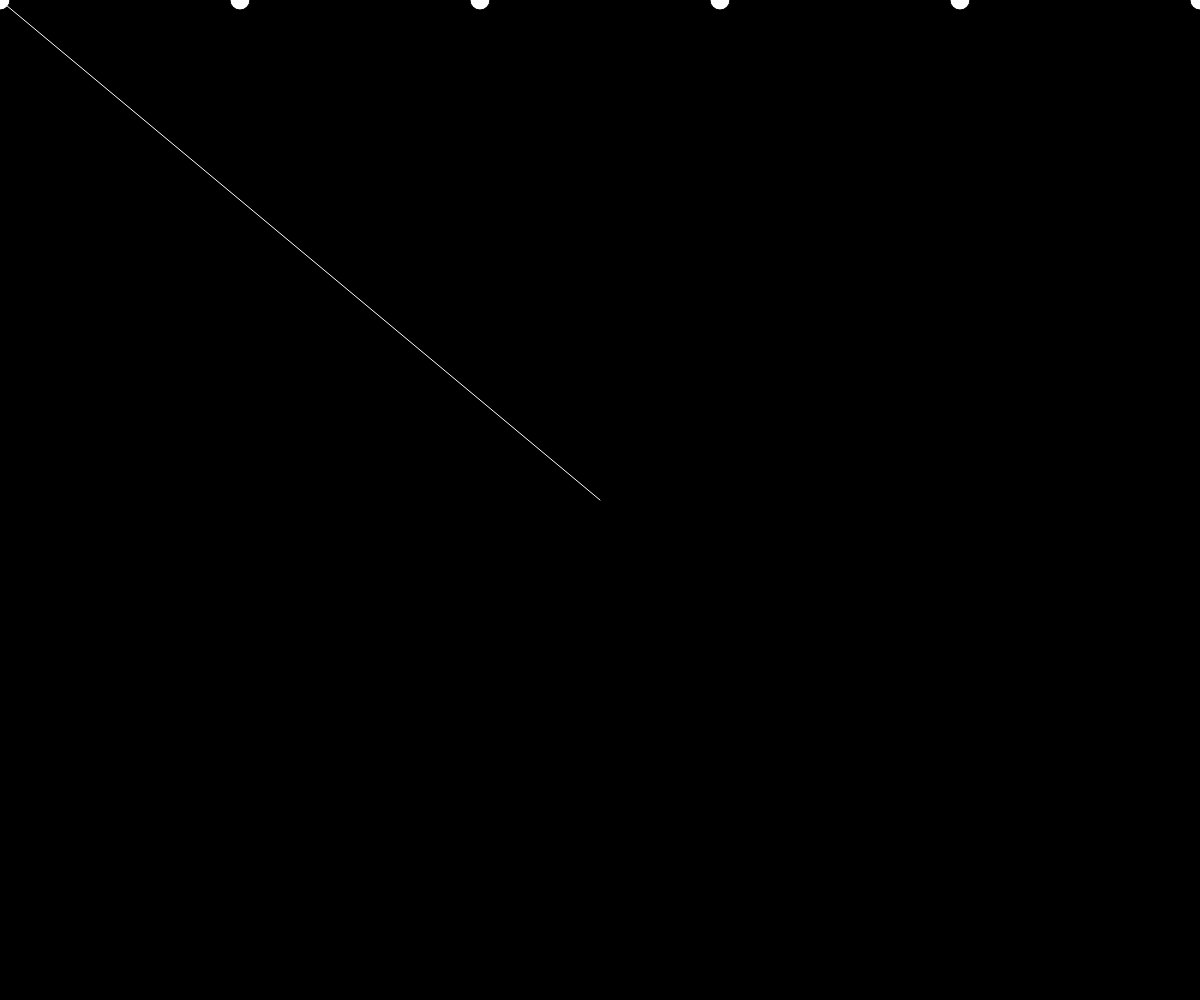
Frame 1 (no input)
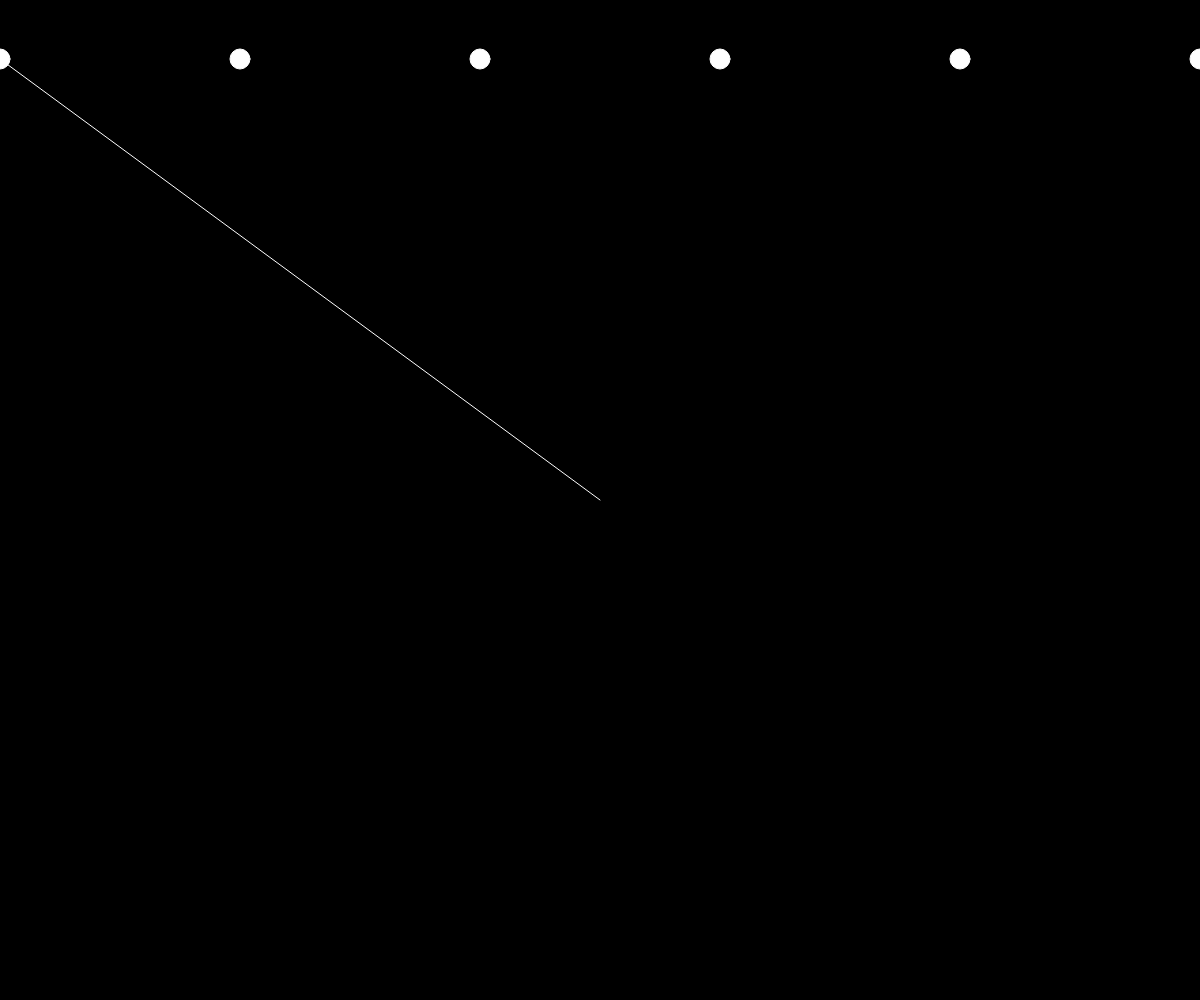
Frame 60 (no input)
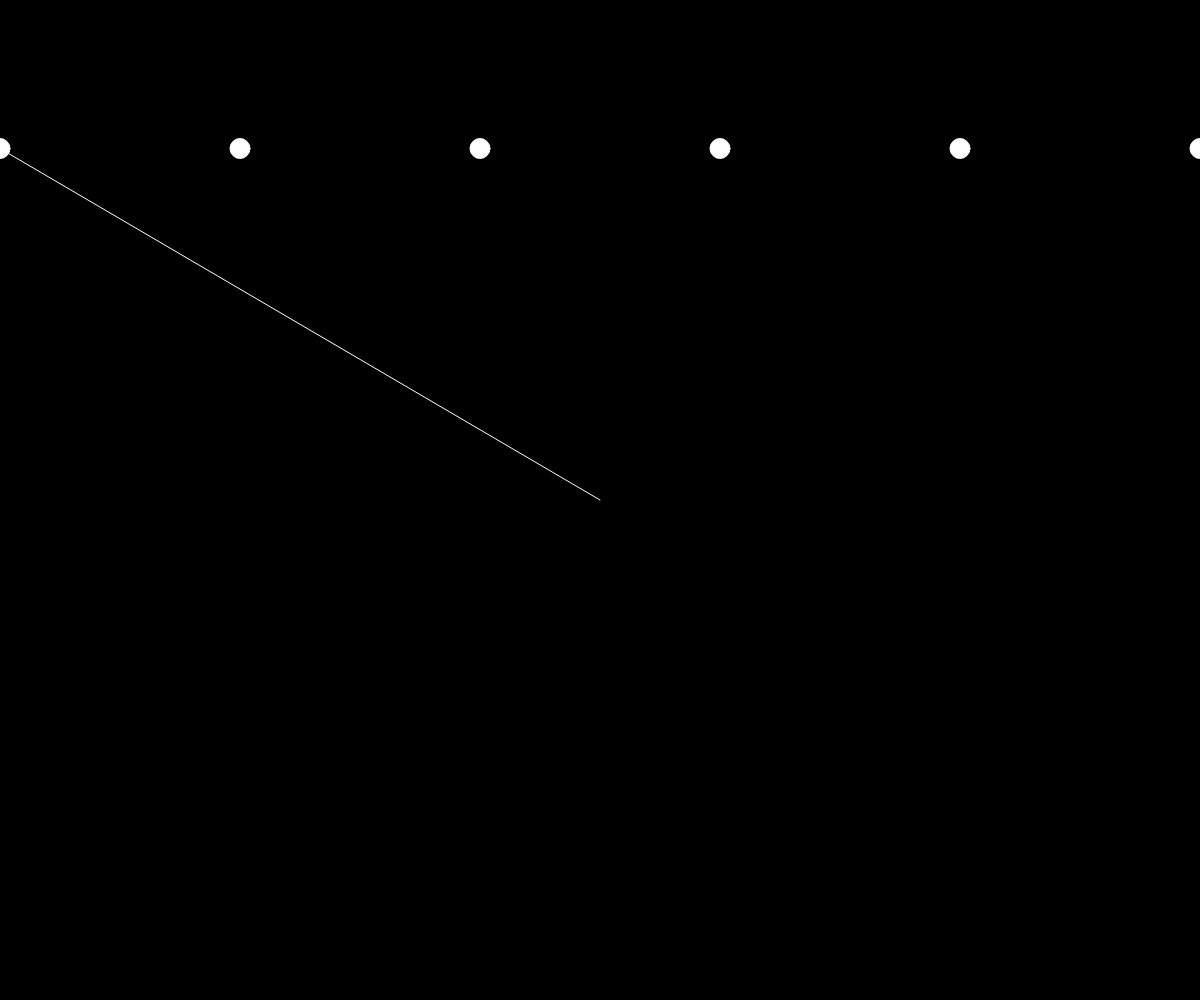
Frame 120 (the mouse pressed at the canvas centre since frame 60)

The p5.js sketch that drew these frames (run headless with seeded random() and noise() and a simulated clock; from frame 60 on, the mouse is pressed at the canvas centre):

// p5.js sketch
// ── sketch.js
var selectedLine;
var xCoordinates;
var y;
var lineSpeed;
//use conditional statements
//use arrays

function setup() {
	createCanvas(windowWidth, windowHeight); 
	var fifth = (width/5);
	xCoordinates = [0, fifth, fifth*2, fifth*3, fifth*4, width];
	selectedLine = 0;
	lineSpeed = 1;
	y = 0;
}

function draw() {
	background(0);
	ellipse(xCoordinates[0], y, 20, 20);
	ellipse(xCoordinates[1], y, 20, 20);
	ellipse(xCoordinates[2], y, 20, 20);
	ellipse(xCoordinates[3], y, 20, 20);
	ellipse(xCoordinates[4], y, 20, 20);
	ellipse(xCoordinates[5], y, 20, 20);
	ellipse(xCoordinates[6], y, 20, 20);

	stroke(255);
	line(xCoordinates[selectedLine], y, width/2, height/2);
	y+=lineSpeed;
	if (y > height && y < 0) {
		lineSpeed = lineSpeed * -1;
	}
}

function mousePressed() {
	lineSpeed = lineSpeed * 1.5;
}

function keyPressed() {
	if(keyCode == RIGHT_ARROW) {
		selectedLine++;
	}
	else if (keyCode == LEFT_ARROW) {
		selectedLine--;
	}
	if (selectedLine >= xCoordinates.length) {
		selectedLine = xCoordinates.length - 1;
	}
	if (selectedLine < 0) {
		selectedLine = 0;
	}

}
